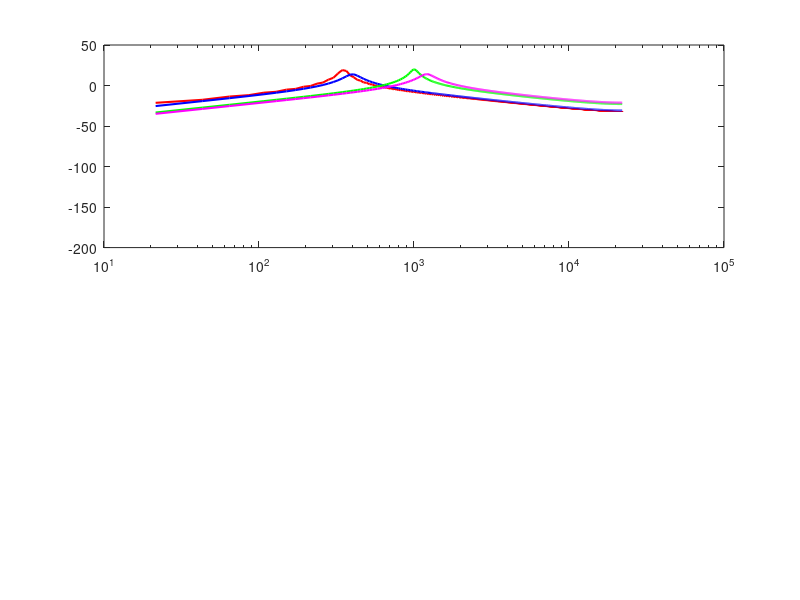

Reproduce this figure in MATLAB. (Note: this script raises an error after producing the figure.)
% Sampling frequency
Fs = 44100;    

% Define filter parameters for two filters
Fc1 = 350;    % First center frequency (Hz)
damp1 = 0.05;  % First damping factor
Fc2 = 400;    % Second center frequency (Hz)
damp2 = 0.1;   % Second damping factor
Fc3= 1000;      % Third center frequency (Hz)
damp3 = 0.05;  % Third damping factor
Fc4= 1200;      % Third center frequency (Hz)
damp4 = 0.1;  % Third damping factor
% maybe lige test damp i forhold til Fc

% Generate impulse input (delta function)
N = 1024; 
x = zeros(N, 1);
x(1) = 1; % Impulse at n=1

% ------------ Apply Bandpass Filter for First Set of Parameters ------------
y1 = zeros(size(x)); % Initialize output
Q1 = 2 * damp1;                    % Q coefficient
F1 = 2 * sin((pi * Fc1) / Fs);      % Frequency coefficient

% First sample
y1(1) = F1 * x(1);                  
yl = F1 * y1(1);                   
yaux = y1(1);                       

% Apply filter loop
for n = 2:length(x)
    yh = x(n) - yl - Q1 * yaux;  % Highpass coefficient
    y1(n) = F1 * yh + yaux;      % Bandpass coefficient
    yl = F1 * y1(n) + yl;        % Lowpass coefficient
    yaux = y1(n);                % Update
end

% Compute frequency response for first filter
[H1, w] = freqz(y1, 1, N, Fs);
H1_dB = 20 * log10(abs(H1));

% ------------ Apply Bandpass Filter for Second Set of Parameters ------------
y2 = zeros(size(x)); % Initialize output
Q2 = 2 * damp2;                    % Q coefficient
F2 = 2 * sin((pi * Fc2) / Fs);      % Frequency coefficient

% First sample
y2(1) = F2 * x(1);                  
yl = F2 * y2(1);                   
yaux = y2(1);                       

% Apply filter loop
for n = 2:length(x)
    yh = x(n) - yl - Q2 * yaux;  % Highpass coefficient
    y2(n) = F2 * yh + yaux;      % Bandpass coefficient
    yl = F2 * y2(n) + yl;        % Lowpass coefficient
    yaux = y2(n);                % Update
end

% Compute frequency response for second filter
[H2, ~] = freqz(y2, 1, N, Fs);
H2_dB = 20 * log10(abs(H2));

% ------------ Apply Bandpass Filter for Third Set of Parameters ------------
y3 = zeros(size(x)); % Initialize output
Q3 = 2 * damp3;                    % Q coefficient
F3 = 2 * sin((pi * Fc3) / Fs);      % Frequency coefficient

% First sample
y3(1) = F3 * x(1);                  
yl = F3 * y3(1);                   
yaux = y3(1);                       

% Apply filter loop
for n = 2:length(x)
    yh = x(n) - yl - Q3 * yaux;  % Highpass coefficient
    y3(n) = F3 * yh + yaux;      % Bandpass coefficient
    yl = F3 * y3(n) + yl;        % Lowpass coefficient
    yaux = y3(n);                % Update
end

% Compute frequency response for second filter
[H3, ~] = freqz(y3, 1, N, Fs);
H3_dB = 20 * log10(abs(H3));

% ------------ Apply Bandpass Filter for Fourth Set of Parameters ------------
y4 = zeros(size(x)); % Initialize output
Q4 = 2 * damp4;                    % Q coefficient
F4 = 2 * sin((pi * Fc4) / Fs);      % Frequency coefficient

% First sample
y4(1) = F4 * x(1);                  
yl = F4 * y4(1);                   
yaux = y4(1);                       

% Apply filter loop
for n = 2:length(x)
    yh = x(n) - yl - Q4 * yaux;  % Highpass coefficient
    y4(n) = F4 * yh + yaux;      % Bandpass coefficient
    yl = F4 * y4(n) + yl;        % Lowpass coefficient
    yaux = y4(n);                % Update
end

% Compute frequency response for second filter
[H4, ~] = freqz(y4, 1, N, Fs);
H4_dB = 20 * log10(abs(H4));

% --------------------- Plot Frequency Responses ----------------------

figure;

% Plot magnitude responses
subplot(2,1,1);
semilogx(w, H1_dB, 'r', 'LineWidth', 1.5); hold on;
semilogx(w, H2_dB, 'b', 'LineWidth', 1.5); hold on;
semilogx(w, H3_dB, 'g', 'LineWidth', 1.5); hold on;
semilogx(w, H4_dB, 'm', 'LineWidth', 1.5); 
xline(Fc1, '--r', ['Fc1 = ' num2str(Fc1) ' Hz'], 'LineWidth', 1.2, 'LabelVerticalAlignment', 'bottom','Fontsize',12); % Red dashed line
xline(Fc2, '--b', ['Fc2 = ' num2str(Fc2) ' Hz'], 'LineWidth', 1.2, 'LabelVerticalAlignment', 'bottom','Fontsize',12); % Blue dashed line
xline(Fc3, '--g', ['Fc3 = ' num2str(Fc3) ' Hz'], 'LineWidth', 1.2, 'LabelVerticalAlignment', 'bottom','Fontsize',12); % Red dashed line
xline(Fc4, '--m', ['Fc4 = ' num2str(Fc4) ' Hz'], 'LineWidth', 1.2, 'LabelVerticalAlignment', 'bottom','Fontsize',12); % Blue dashed line
xlabel('Frequency (Hz)');
ylabel('Magnitude (dB)');
title('Bandpass (wah) Filter Magnitude Response');
legend(['Fc = ' num2str(Fc1) ' Hz, Damping = ' num2str(damp1)], ...
       ['Fc = ' num2str(Fc2) ' Hz, Damping = ' num2str(damp2)],...
       ['Fc = ' num2str(Fc3) ' Hz, Damping = ' num2str(damp3)],....
       ['Fc = ' num2str(Fc4) ' Hz, Damping = ' num2str(damp4)],'Fontsize',12);
xlim([20 20000]);
grid on;

% % Plot phase responses
% subplot(2,1,2);
% semilogx(w, angle(H1), 'r', 'LineWidth', 1.5); hold on;
% semilogx(w, angle(H2), 'b', 'LineWidth', 1.5); hold on;
% semilogx(w, angle(H3), 'g', 'LineWidth', 1.5); hold on;
% semilogx(w, angle(H4), 'm', 'LineWidth', 1.5); 
% xline(Fc1, '--r', [num2str(Fc1) ' Hz'], 'LineWidth', 1.2); % Red dashed line
% xline(Fc2, '--b', [num2str(Fc2) ' Hz'], 'LineWidth', 1.2); % Blue dashed line
% xline(Fc3, '--g', [num2str(Fc3) ' Hz'], 'LineWidth', 1.2); % Red dashed line
% xline(Fc4, '--m', [num2str(Fc4) ' Hz'], 'LineWidth', 1.2); % Blue dashed line
% xlabel('Frequency (Hz)');
% ylabel('Phase (radians)');
% title('Bandpass (wah) Filter Phase Response');
% legend(['Fc = ' num2str(Fc1) ' Hz, Damping = ' num2str(damp1)], ...
%        ['Fc = ' num2str(Fc2) ' Hz, Damping = ' num2str(damp2)],...
%        ['Fc = ' num2str(Fc3) ' Hz, Damping = ' num2str(damp3)],....
%        ['Fc = ' num2str(Fc4) ' Hz, Damping = ' num2str(damp4)]);
grid on;
